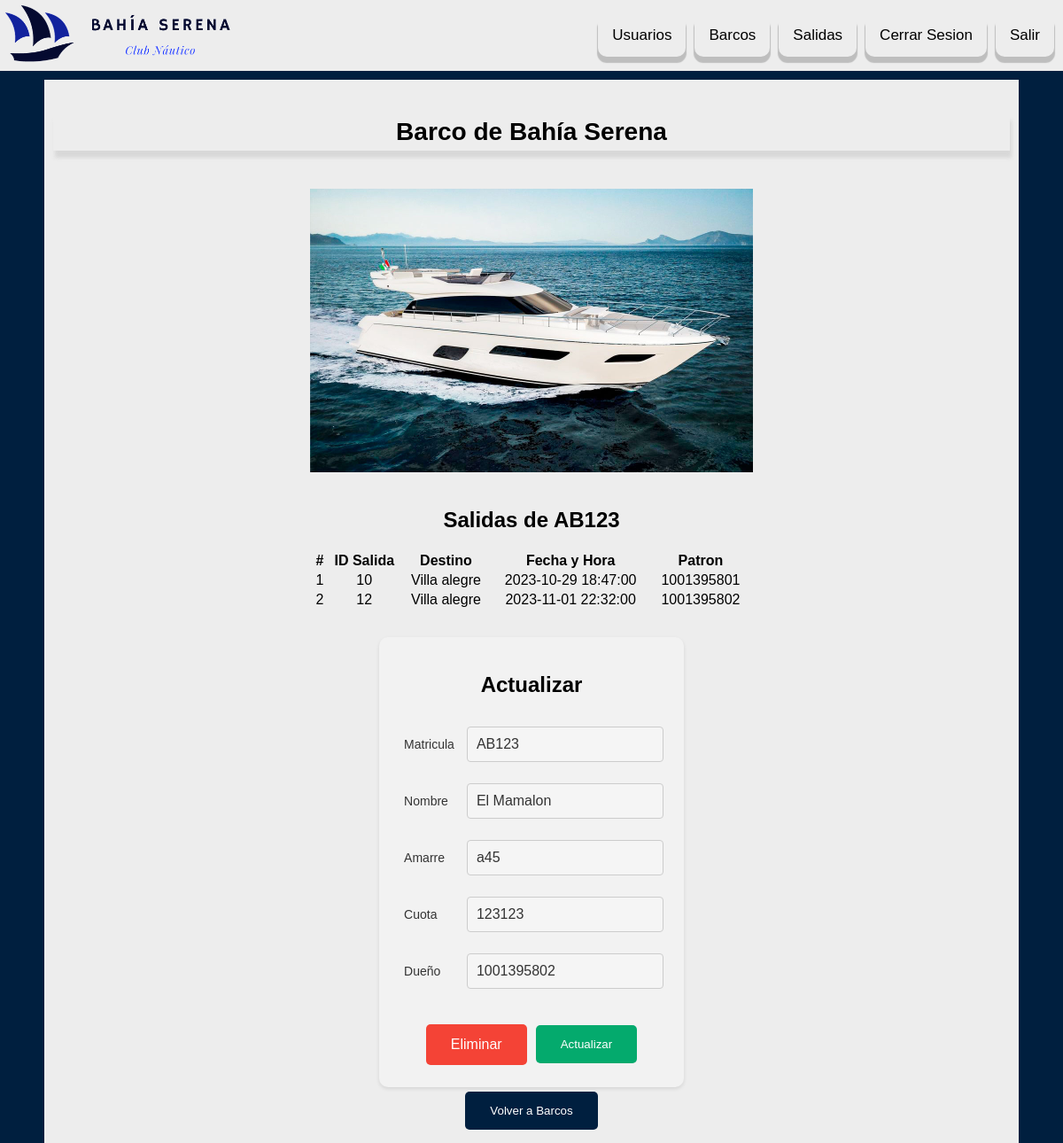
The app's page /admin/form.php?tipo=Barco&id=AB123, older data.
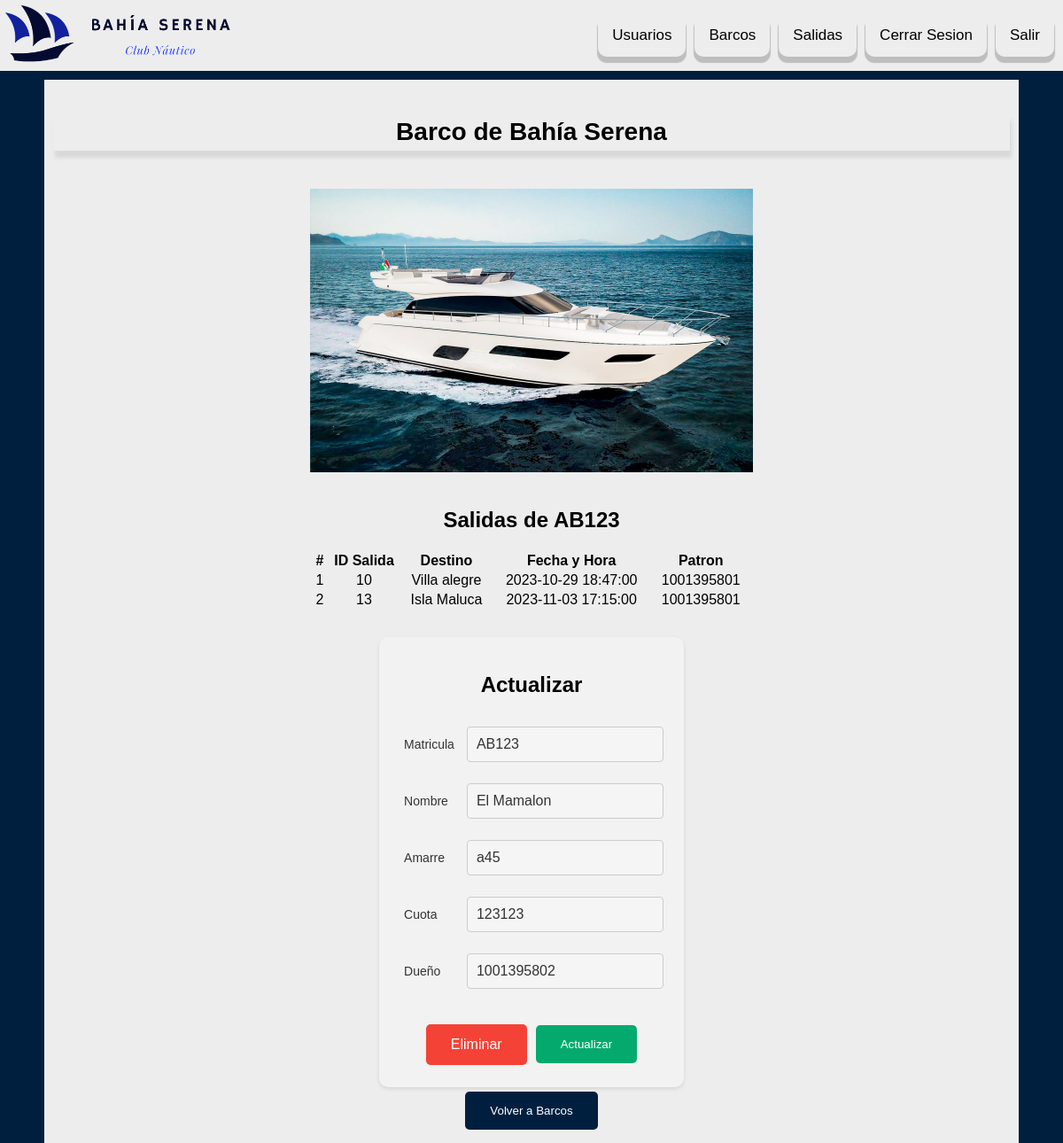
The same page, newer data.
### tables this page shows
CREATE TABLE `salida` (
  `idSalida` int(11) NOT NULL,
  `Destino` varchar(50) NOT NULL,
  `FechayHora` datetime NOT NULL,
  `Barco` varchar(7) NOT NULL,
  `Patron` varchar(12) NOT NULL
);

### admin/components/formBarco.php (the view, shortened to what the changed rows need)
<link rel="stylesheet" type="text/css" href="./css/styleForms.css">
<?php
$set = isset($_GET["id"]);
?>
<?php
if ($set) {
    $conexion = conectarBD();
    $queryBarcos = 'SELECT * FROM `barco` B INNER JOIN `salida` S ON B.NumMatricula=S.BARCO WHERE NumMatricula = ?';
    $stmt = mysqli_prepare($conexion, $queryBarcos);
    if ($stmt) {
        mysqli_stmt_bind_param($stmt, "s", $id);
        mysqli_stmt_execute($stmt);
        $resultado2 = mysqli_stmt_get_result($stmt);
        if ($resultado2) {
            $resultadosArray = array();
            while ($row2 = mysqli_fetch_assoc($resultado2)) {
                $resultadosArray[] = $row2;
            }
            echo "<div class='tablaSalidas'>
                <h2>Salidas de $id</h2>";
            if (count($resultadosArray) == 0) {
                echo "Este barco no tiene salidas registradas";
            } else {
                echo "<table class='tablaAgregada'>";
                echo "<tr><th>#</th><th>ID Salida</th><th>Destino</th><th>Fecha y Hora</th> <th>Patron</th></tr>";
                $i=1;
                foreach ($resultadosArray as $row2) {
                    echo "<tr>";
                    echo "<td>$i</td>";
                    echo '<td><a href="../components/form.php?tipo=Salida&id=' . $row2['idSalida'] . '">' . $row2['idSalida'] . '</a></td>';
                    echo "<td>" . $row2["Destino"] . "</td>";
                    echo "<td>" . $row2["FechayHora"] . "</td>";
                    echo '<td><a href="../components/form.php?tipo=Usuario&id=' . $row2['Patron'] . '">' . $row2["Patron"] . '</a></td>';
                    echo "</tr>";
                    $i=$i+1;
                }
                echo "  </table>";
            }
            echo '</div>';
        } else {
            echo "Error al obtener resultados: " . mysqli_error($conexion);
        }
    } else {
        echo "Error al preparar la declaración: " . mysqli_error($conexion);
    }
}
?>
<div class="containTableForm">
    <?php
    $set ?
        print ' <form action="./components/actualizar.php" method="post">
            <h2>Actualizar</h2>'
        :
        print ' <form action="../components/insertar.php" method="post" enctype="multipart/form-data">';
    ?>
    </form>
</div>

Row changes from the older to the newer data that the page shows:
removed salida: idSalida "12", Destino "Villa alegre", FechayHora "2023-11-01 22:32:00", Patron "1001395802"
added salida: idSalida "13", Destino "Isla Maluca", FechayHora "2023-11-03 17:15:00", Patron "1001395801"
